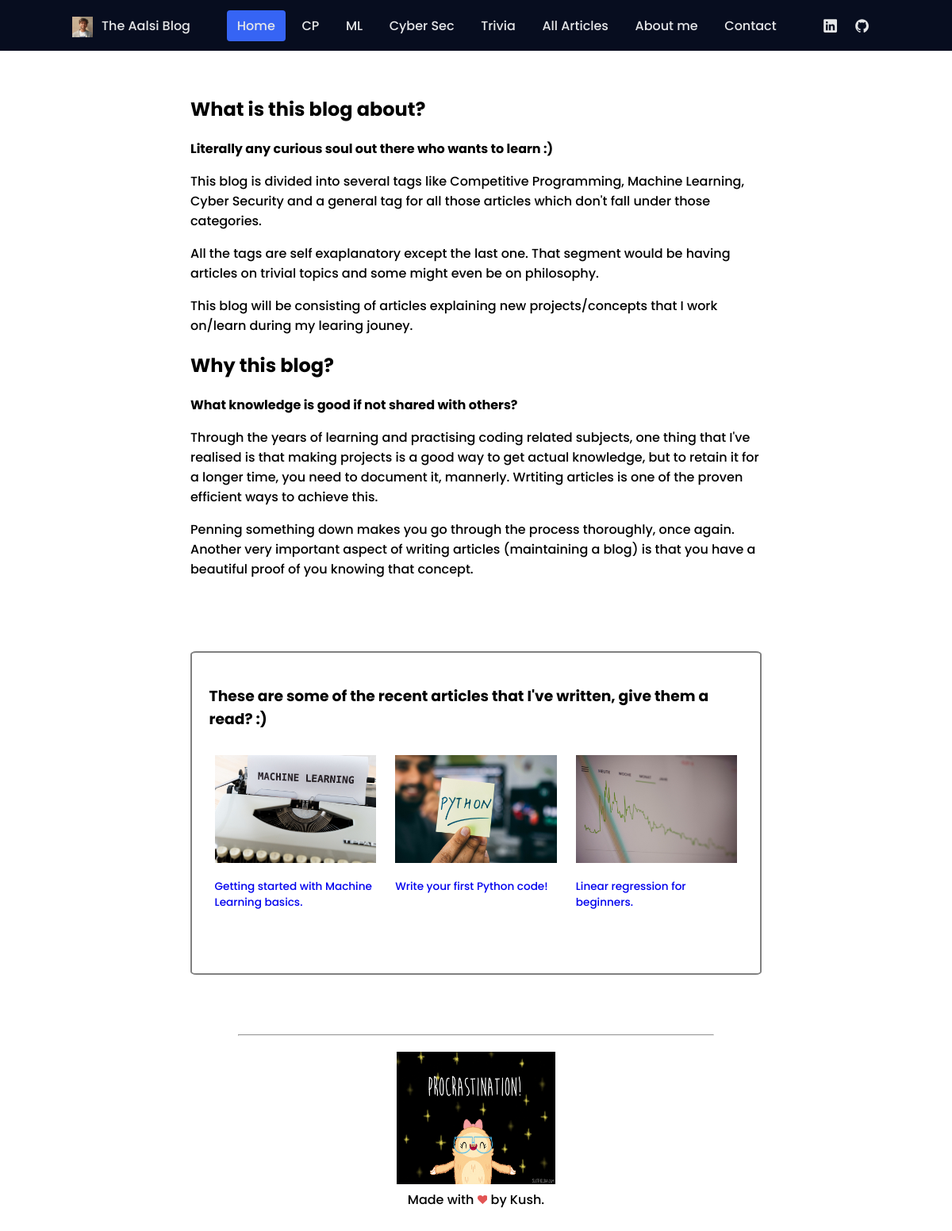
The page / on the database its author committed.
### home/models.py (models this page shows, shortened)
class Articles(models.Model):
    title = models.CharField(max_length=50)
    img = models.ImageField(null = True, blank = True, upload_to = 'static/images/')
    author = models.CharField(max_length=100)
    tags = models.CharField(max_length=500, default="")
    article_body = RichTextField(blank = True, null = True)
    likes = models.IntegerField(default=0, blank=True)

### home/views.py (the view)
# urls.py: path('', views.index, name = "home"),
def index(request):
    articles = Articles.objects.all()[:5]
    ctx = {
        'articles' : articles,
        'title' : "Home"
    }
    return render(request, 'index.html', context=ctx)

### templates/index.html (shortened to what this page needs)
{% extends 'base.html' %}
{% block content %}
<h2>What is this blog about?</h2>
<p><strong>Literally any curious soul out there who wants to learn :)</strong></p>
<p>This blog is divided into several tags like Competitive Programming, Machine Learning, Cyber Security and a general tag for all those articles which don't fall under those categories.</p>
<p>All the tags are self exaplanatory except the last one. That segment would be having articles on trivial topics and some might even be on philosophy.</p>
<p>This blog will be consisting of articles explaining new projects/concepts that I work on/learn during my learing jouney.</p>
<h2>Why this blog?</h2>
<p><strong>What knowledge is good if not shared with others?</strong></p>
<p>Through the years of learning and practising coding related subjects, one thing that I've realised is that making projects is a good way to get actual knowledge, but to retain it for a longer time, you need to document it, mannerly. Wrtiting articles is one of the proven efficient ways to achieve this.</p>
<p>Penning something down makes you go through the process thoroughly, once again. Another very important aspect of writing articles (maintaining a blog) is that you have a beautiful proof of you knowing that concept.</p>
<br><br><br>
<div class="container">
    <h3>These are some of the recent articles that I've written, give them a read? :)</h3>
    <div class="row">
        {% for art in articles %}
        <a class="card-row" href= {% url 'article' art.title %}>
            <div>
                <img src= {{art.img.url}}>
                <p class="card-text">{{art.title}}</p>
            </div>
        </a>
        {% endfor %}
    </div>
</div>
{% endblock content %}

### static/styles.css (style rules this page uses)
:root { --header-height: 3rem; --first-color: #3664F4; --dark-color: #070D1F; --dark-color-alt: #282B3A; --white-color: #E6E7E9; --body-font: 'Poppins', sans-serif; --normal-font-size: .938rem; --small-font-size: .813rem; --z-fixed: 100; }
@media screen and (min-width: 768px) { :root { --normal-font-size: 1rem; --small-font-size: .875rem; } }
body { margin: var(--header-height) 0 0 0; font-family: var(--body-font); font-size: var(--normal-font-size); font-weight: 500; }
a { text-decoration: none; }
img { max-width: 100%; height: auto; }
@media screen and (min-width: 768px) { body { margin: 0; } }
.row { margin: 0 -5px; }
.row:after { content: ""; display: table; clear: both; }
.row { align-items: stretch; display: flex; flex-direction: row; flex-wrap: nowrap; overflow-x: auto; overflow-y: hidden; }
.card-row { max-width: 33.333%; padding: .75rem; margin-bottom: 2rem; border: 0; flex-basis: 33.333%; flex-grow: 0; flex-shrink: 0; }
.card-text { font-size: 85%; }
.container { border: gray; border-style:solid; padding: 3%; border-width: 0.15rem; border-radius: 1%; }

### rows shown on the page
Articles: img (picture), title "Getting started with Machine Learning basics."
Articles: img (picture), title "Write your first Python code!"
Articles: img (picture), title "Linear regression for beginners."
